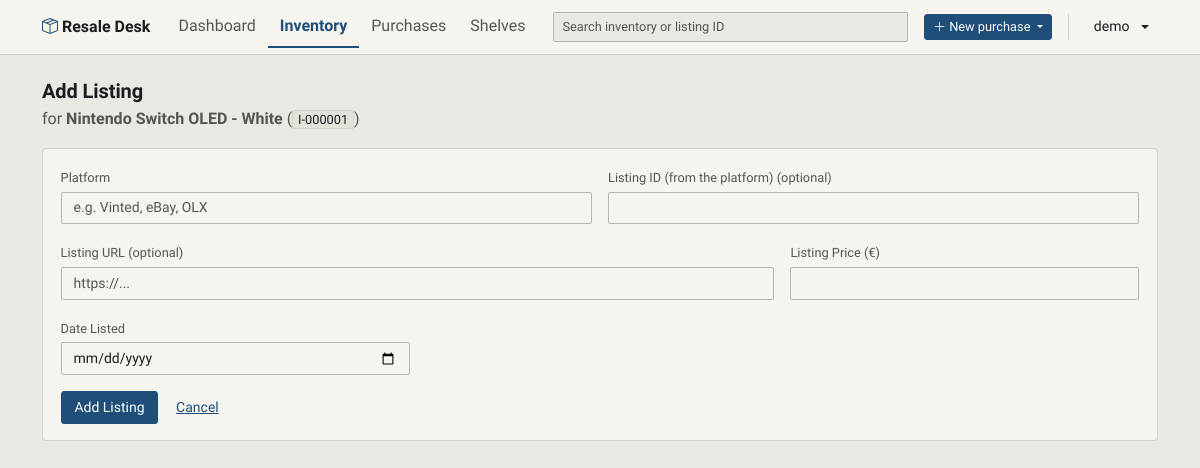
Screenshot of /items/1/listings/new (signed in) with the database file from the repository.
### models.py (models this page shows, shortened)
class User(UserMixin, db.Model):
    __tablename__ = 'users'
    id: Mapped[int] = mapped_column(primary_key=True)
    username: Mapped[str] = mapped_column(String(64), unique=True, nullable=False)
    password_hash: Mapped[str] = mapped_column(String(128), nullable=False)
    currency: Mapped[str] = mapped_column(String(3), default="EUR", nullable=False)
    shelves: Mapped[List["Shelf"]] = relationship("Shelf", back_populates="owner", cascade="all, delete-orphan", lazy=True)
    purchases: Mapped[List["Purchase"]] = relationship("Purchase", back_populates="owner", cascade="all, delete-orphan", lazy=True)
    items: Mapped[List["Item"]] = relationship("Item", back_populates="owner", cascade="all, delete-orphan", lazy=True)

class Item(db.Model):
    __tablename__ = "items"
    __table_args__ = (
        CheckConstraint("quantity > 0", name="ck_items_quantity_positive"),
        CheckConstraint(
            "quantity_sold >= 0 AND quantity_written_off >= 0 "
            "AND quantity_sold + quantity_written_off <= quantity",
            name="ck_items_quantity_sold_range",
        ),
    )
    id: Mapped[int] = mapped_column(primary_key=True)
    user_id: Mapped[int] = mapped_column(ForeignKey("users.id"), nullable=False)
    purchase_id: Mapped[int] = mapped_column(ForeignKey("purchases.id"), nullable=False)
    shelf_id: Mapped[Optional[int]] = mapped_column(ForeignKey("shelves.id"))
    name: Mapped[str] = mapped_column(String(64), nullable=False)
    quantity: Mapped[int] = mapped_column(nullable=False, default=1)
    quantity_sold: Mapped[int] = mapped_column(nullable=False, default=0)
    quantity_written_off: Mapped[int] = mapped_column(nullable=False, default=0)
    category: Mapped[Optional[str]] = mapped_column(String(64))
    condition: Mapped[Optional[str]] = mapped_column(String(32))
    brand: Mapped[Optional[str]] = mapped_column(String(64))
    status: Mapped[ItemStatus] = mapped_column(
        SQLEnum(ItemStatus, values_callable=lambda statuses: [status.value for status in statuses]),
        default=ItemStatus.ON_SALE,
    )
    notes: Mapped[Optional[str]] = mapped_column(String(5120))
    created_at: Mapped[datetime] = mapped_column(server_default=func.now())
    owner: Mapped["User"] = relationship("User", back_populates="items")
    purchase: Mapped["Purchase"] = relationship("Purchase", back_populates="items")
    shelf: Mapped[Optional["Shelf"]] = relationship("Shelf", back_populates="items")
    listings: Mapped[List["Listing"]] = relationship("Listing", back_populates="item", cascade="all, delete-orphan", lazy=True)
    sales: Mapped[List["Sale"]] = relationship("Sale", back_populates="item", cascade="all, delete-orphan", order_by="Sale.id")
    @property
    def inventory_code(self) -> str | None:
        if self.id is None:
            return None
        return f"I-{self.id:06d}"

### app.py (the view, shortened to what this page needs)
@app.route('/items/<int:item_id>/listings/new', methods=["GET", "POST"])
@login_required
def new_listing(item_id):
    item = Item.query.filter_by(id=item_id, user_id=current_user.id).first_or_404()
    return render_template("listings/listings_new.html", item=item)

### app.py (called while the page is built)
@login_manager.user_loader
def load_user(user_id):
    try:
        return db.session.get(User, int(user_id))
    except (TypeError, ValueError):
        return db.session.get(User, user_id)

@app.context_processor
def inject_today():
    return {"today": date.today().isoformat()}

@app.context_processor
def inject_currency():
    symbol, code = currency_display()
    return {"currency_symbol": symbol, "currency_code": code}

@app.context_processor
def inject_registration():
    return {"allow_registration": ALLOW_REGISTRATION}

@app.before_request
def check_same_origin():
    if request.method in ('GET', 'HEAD', 'OPTIONS'):
        return
    source = request.headers.get('Origin') or request.headers.get('Referer')
    if not source or urlparse(source).netloc != request.host:
        abort(403)

@app.context_processor
def inject_language():
    language = get_language()
    return {
        "current_language": language,
        "html_lang": HTML_LANG[language],
        "languages": LANGUAGES,
        "js_translations": js_translations(),
    }

### translations.py (called while the page is built)
def get_language():
    if not has_request_context():
        return DEFAULT_LANGUAGE
    language = g.get("language") or request.cookies.get(LANGUAGE_COOKIE)
    return language if language in LANGUAGES else DEFAULT_LANGUAGE

def _(text, **values):
    if get_language() == "pt":
        text = PT.get(text, text)
    return text.format(**values) if values else text

def js_translations():
    return {text: _(text) for text in JS_STRINGS}

### utilities.py (called while the page is built)
def currency_display():
    code = DEFAULT_CURRENCY_CODE
    if current_user.is_authenticated and current_user.currency:
        code = current_user.currency
    if code not in CURRENCY_SYMBOLS:
        code = DEFAULT_CURRENCY_CODE
    return CURRENCY_SYMBOLS[code], code

### templates/listings/listings_new.html (shortened to what this page needs)
{% extends "layout.html" %}
{% block content %}
<h3 class="mb-1">{{ _('Add Listing') }}</h3>
<p class="text-muted">{{ _('for') }} <strong>{{ item.name }}</strong> (<code class="inv-code">{{ item.inventory_code }}</code>)</p>
<div class="card shadow-sm">
    <div class="card-body">
        <form method="post">
            <div class="row g-3">
                <div class="col-md-6">
                    <label class="form-label">{{ _('Platform') }}</label>
                    <input type="text" class="form-control" name="platform" list="platformOptions" placeholder="{{ _('e.g. Vinted, eBay, OLX') }}" required>
                </div>
                <div class="col-md-6">
                    <label class="form-label">{{ _('Listing ID (from the platform)') }} <span class="text-muted">{{ _('(optional)') }}</span></label>
                    <input type="text" class="form-control" name="listing_id">
                </div>
                <div class="col-md-8">
                    <label class="form-label">{{ _('Listing URL') }} <span class="text-muted">{{ _('(optional)') }}</span></label>
                    <input type="url" class="form-control" name="listing_url" placeholder="https://...">
                </div>
                <div class="col-md-4">
                    <label class="form-label">{{ _('Listing Price ({symbol})', symbol=currency_symbol) }}</label>
                    <input type="number" step="0.01" min="0" class="form-control" name="listing_price">
                </div>
                <div class="col-md-4">
                    <label class="form-label">{{ _('Date Listed') }}</label>
                    <input type="date" class="form-control" name="date_listed" value="">
                </div>
            </div>
            <button type="submit" class="btn btn-primary mt-3">{{ _('Add Listing') }}</button>
            <a href="{{ url_for('view_item', item_id=item.id) }}" class="btn btn-link mt-3">{{ _('Cancel') }}</a>
        </form>
    </div>
</div>
{% endblock %}

### templates/layout.html (shortened to what this page needs)
<!DOCTYPE html>
<html lang="{{ html_lang }}">
<head>
    <link href="https://cdn.jsdelivr.net/npm/bootstrap@5.3.3/dist/css/bootstrap.min.css" rel="stylesheet">
    <link href="https://cdn.jsdelivr.net/npm/bootstrap-icons@1.11.3/font/bootstrap-icons.css" rel="stylesheet">
    <link href="{{ url_for('static', filename='style.css') }}" rel="stylesheet">
</head>
<body>
    {% if current_user.is_authenticated %}
    <nav class="navbar navbar-expand-lg navbar-dark bg-dark mb-4">
        <div class="container">
            <a class="navbar-brand fw-bold" href="{{ url_for('index') }}">
                <i class="bi bi-box-seam"></i> Resale Desk
            </a>
            <div class="collapse navbar-collapse" id="navMenu">
                {% set ep = request.endpoint %}
                {% set nav_tabs = [
                    ('index', 'Dashboard', ['index']),
                    ('inventory', 'Inventory', ['inventory', 'view_item', 'new_listing', 'new_sale']),
                    ('purchases', 'Purchases', ['purchases', 'new_purchase', 'choose_purchase_type', 'view_purchase', 'add_items']),
                    ('shelves', 'Shelves', ['shelves'])
                ] %}
                <ul class="navbar-nav me-auto">
                    {% for endpoint, label, endpoints in nav_tabs %}
                    <li class="nav-item"><a class="nav-link{{ ' active' if ep in endpoints }}" href="{{ url_for(endpoint) }}"{{ ' aria-current="page"'|safe if ep in endpoints }}>{{ _(label) }}</a></li>
                    {% endfor %}
                </ul>
                <form class="d-flex flex-grow-1 header-search ms-3 me-3" role="search" action="{{ url_for('inventory') }}" method="get">
                    <input class="form-control form-control-sm" type="search" name="q" placeholder="{{ _('Search inventory or listing ID') }}" value="{{ request.args.get('q', '') }}">
                </form>
                <div class="dropdown header-new-purchase">
                    <button class="btn btn-primary btn-sm dropdown-toggle" type="button" data-bs-toggle="dropdown" aria-expanded="false">
                        <i class="bi bi-plus-lg" aria-hidden="true"></i> {{ _('New purchase') }}
                    </button>
                </div>
                <div class="dropdown header-account">
                    <button class="btn header-account-toggle dropdown-toggle" type="button" data-bs-toggle="dropdown" data-bs-auto-close="outside" aria-expanded="false">
                        <span class="header-account-name">{{ current_user.username }}</span>
                    </button>
                </div>
            </div>
        </div>
    </nav>
    {% endif %}
<div class="container mb-5">
    {% block content %}{% endblock %}
</div>
</body>
</html>

### static/style.css (style rules this page uses)
:root, [data-bs-theme="light"] { --ink: #1c1d1f; --paper: #e9e8e2; --sheet: #f5f4ef; --rule: #d3d2ca; --rule-strong: #b8b7ad; --head: #e3e2da; --hover: #e6eaee; --accent: #1f4e79; --accent-rgb: 31, 78, 121; --accent-soft: #9aafc3; --pos: #1e6b3a; --neg: #a8322d; --bs-body-font-family: "Source Sans 3", system-ui, -apple-system, "Segoe UI", sans-serif; --bs-font-monospace: "Source Sans 3", system-ui, sans-serif; --bs-body-font-size: 1rem; --bs-body-line-height: 1.55; --bs-body-color: var(--ink); --bs-body-bg: var(--sheet); --bs-secondary-color: #55564f; --bs-secondary-bg: #dddcd3; --bs-tertiary-bg: var(--head); --bs-border-color: var(--rule); --bs-border-color-translucent: var(--rule); --bs-border-radius: 3px; --bs-border-radius-sm: 2px; --bs-border-radius-lg: 4px; --bs-primary: var(--accent); --bs-primary-rgb: var(--accent-rgb); --bs-link-color: var(--accent); --bs-link-color-rgb: var(--accent-rgb); --bs-link-hover-color: #163a5b; --bs-success: var(--pos); --bs-success-rgb: 30, 107, 58; --bs-danger: var(--neg); --bs-danger-rgb: 168, 50, 45; --bs-box-shadow-sm: none; --bs-box-shadow: none; --bs-focus-ring-color: rgba(var(--accent-rgb), 0.35); }
body { background-color: var(--paper); font-variant-numeric: tabular-nums; -webkit-font-smoothing: antialiased; }
h1, h2, h3, h4, h5, h6, .h3, .h5 { font-weight: 600; letter-spacing: -0.005em; }
h3, .h3 { font-size: 1.25rem; }
.shadow-sm, .shadow { box-shadow: none !important; }
.navbar.bg-dark { background-color: var(--sheet) !important; border-bottom: 1px solid var(--rule); padding-top: 0.35rem; padding-bottom: 0.35rem; margin-bottom: 1.5rem !important; --bs-navbar-color: var(--bs-secondary-color); --bs-navbar-hover-color: var(--ink); --bs-navbar-active-color: var(--ink); --bs-navbar-brand-color: var(--ink); --bs-navbar-brand-hover-color: var(--ink); --bs-navbar-toggler-border-color: var(--rule); }
.navbar-brand { font-size: 1rem; font-weight: 600 !important; }
.navbar-brand .bi { color: var(--accent); }
.navbar .nav-link { font-weight: 500; padding: 0.5rem 0.75rem !important; border-bottom: 2px solid transparent; }
.navbar .nav-link.active { color: var(--accent) !important; font-weight: 600; border-bottom-color: var(--accent); }
.header-search { min-width: 12rem; max-width: 26rem; }
.header-search input { width: 100%; background-color: var(--paper); }
.btn { font-weight: 500; border-radius: 3px; --bs-btn-padding-y: 0.3rem; --bs-btn-padding-x: 0.8rem; --bs-btn-font-size: 0.875rem; }
.btn-sm { --bs-btn-padding-y: 0.15rem; --bs-btn-padding-x: 0.5rem; --bs-btn-font-size: 0.8rem; }
.btn-primary { --bs-btn-bg: var(--accent); --bs-btn-border-color: var(--accent); --bs-btn-hover-bg: #163a5b; --bs-btn-hover-border-color: #163a5b; --bs-btn-active-bg: #102c45; --bs-btn-active-border-color: #102c45; --bs-btn-disabled-bg: var(--accent); --bs-btn-disabled-border-color: var(--accent); }
.form-control, .form-select { border-radius: 2px; border-color: var(--rule-strong); padding-top: 0.3rem; padding-bottom: 0.3rem; font-size: 0.875rem; }
.form-control-sm, .form-select-sm { padding-top: 0.15rem; padding-bottom: 0.15rem; font-size: 0.8rem; }
.form-label { margin-bottom: 0.25rem; font-weight: 500; color: var(--bs-secondary-color); font-size: 0.8rem; }
.card, .chart-card, .card-kpi { border: 1px solid var(--rule); border-radius: 4px; background: var(--sheet); box-shadow: none; }
.card-body { padding: 1rem 1.1rem; }
:root { --st-sale: #2f6db5; --st-storage: #7a7a72; --st-reserved: #c0782a; --st-sold: #2e7d4f; --st-waiting: #7357a6; --st-writtenoff: #b5443e; }
code.inv-code { padding: 0.05rem 0.3rem; border: 1px solid var(--rule); border-radius: 2px; background: var(--head); color: var(--ink); font-size: 0.8rem; }
.header-new-purchase .btn { white-space: nowrap; }
.header-new-purchase { margin-right: 1rem; padding-right: 1rem; border-right: 1px solid var(--rule); }
.header-account-toggle { display: inline-flex; align-items: center; gap: 0.5rem; padding: 0.25rem 0.5rem; border: 1px solid transparent; color: var(--ink); }
.header-account-name { max-width: 9rem; overflow: hidden; text-overflow: ellipsis; white-space: nowrap; font-weight: 500; }

### rows the page displays
User: username "demo"
Item: name "Nintendo Switch OLED - White", inventory_code "I-000001"
